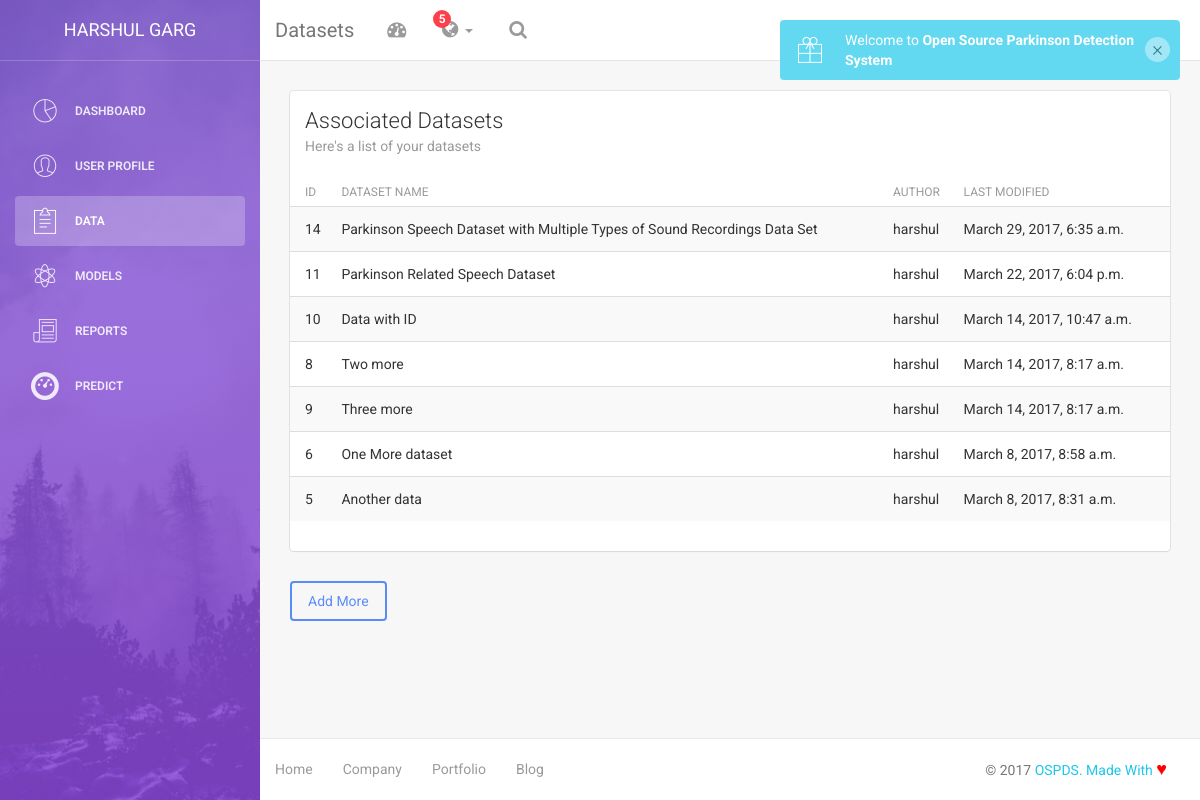
The app's page /dashboard/datasets/ (signed in) with its own data.
### dashboard/models.py (models this page shows, shortened)
class DataInfo(models.Model):
	dataset_name = models.CharField(max_length=200)
	dataset_author = models.CharField(max_length=200)
	dataset_up_date = models.DateTimeField(default=datetime.now(), blank=True)
	dataset_desc = models.TextField()
	dataset_url = models.URLField(max_length=500)
	dataset_file = models.FileField(upload_to='datasets/', validators=[validate_file_extension])

### dashboard/views.py (the view)
def data_list(request):
	if request.user.id is None:
		return HttpResponseRedirect('/')
	all_entries  = DataInfo.objects.all().filter(dataset_author=request.user.username).order_by('-dataset_up_date')
	args = {'name':request.user.first_name + ' ' + request.user.last_name, 'root_url':root_url }
	args['data_list'] = all_entries
	return render_to_response('dashboard/data_list.html', args)

### dashboard/templates/dashboard/data_list.html (shortened to what this page needs)
{% extends "dashboard/dash_header.html" %}
{% block content %}
<div class="wrapper">
    {% include 'dashboard/sidebar.html' %}
    <div class="main-panel">
		<nav class="navbar navbar-default navbar-fixed">
            <div class="container-fluid">
                <div class="navbar-header">
                    <a class="navbar-brand" href="#">Datasets</a>
                </div>
                {% include 'dashboard/toplinks.html' %}
            </div>
        </nav>
        <div class="content">
            <div class="container-fluid">
                <div class="row">
                    <div class="col-md-12">
                        <div class="card">
                            <div class="header">
                                <h4 class="title">Associated Datasets</h4>
                                <p class="category">Here's a list of your datasets</p>
                            </div>
                            <div class="content table-responsive table-full-width">
                                <table id="data-list-table" class="table table-hover table-striped">
                                    <thead>
                                        <th>ID</th>
                                        <th>Dataset Name</th>
                                    	<th>Author</th>
                                    	<th>Last Modified</th>
                                    </thead>
                                    <tbody>
                                        {% for data in data_list %}
                                            <tr data-id="{{data.id}}">
                                                <td>{{data.id}}</td>
                                                <td>{{data.dataset_name}}</td>
                                                <td>{{data.dataset_author}}</td>
                                                <td>{{data.dataset_up_date}}</td>
                                            </tr>
                                        {% endfor %}
                                    </tbody>
                                </table>
                            </div>
                        </div>
                        <a href="{{root_url}}/dashboard/datasets/new/" class="btn btn-primary">Add More</a>
                    </div>
                </div>
            </div>
        </div>
        {% include 'dashboard/footer.html' %}
    </div>
</div>
{% endblock %}

### login/static/css/custom.css (style rules this page uses)
.wrapper { padding: 0; }
#data-list-table tr, #model-list-table tr { cursor: pointer; }

### records on screen
DataInfo: id "14", dataset_name "Parkinson Speech Dataset with Multiple Types of Sound Recordings Data Set", dataset_author "harshul", dataset_up_date "March 29, 2017, 6:35 a.m."
DataInfo: id "11", dataset_name "Parkinson Related Speech Dataset", dataset_author "harshul", dataset_up_date "March 22, 2017, 6:04 p.m."
DataInfo: id "10", dataset_name "Data with ID", dataset_author "harshul", dataset_up_date "March 14, 2017, 10:47 a.m."
DataInfo: id "8", dataset_name "Two more", dataset_author "harshul", dataset_up_date "March 14, 2017, 8:17 a.m."
DataInfo: id "9", dataset_name "Three more", dataset_author "harshul", dataset_up_date "March 14, 2017, 8:17 a.m."
DataInfo: id "6", dataset_name "One More dataset", dataset_author "harshul", dataset_up_date "March 8, 2017, 8:58 a.m."
DataInfo: id "5", dataset_name "Another data", dataset_author "harshul", dataset_up_date "March 8, 2017, 8:31 a.m."

### other values on screen
{{ name }} "HARSHUL GARG"
